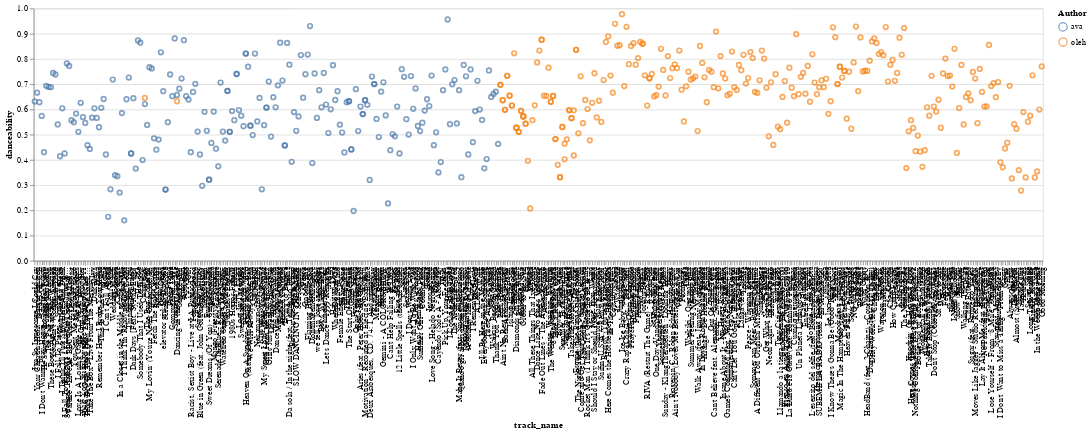

The notebook cell saved with this chart:
### Code cell
alt.Chart(two_people_dataframe).mark_point().encode(
    x=alt.X("track_name", sort=None),
    y='danceability',
    color="Author",
    tooltip=["artist", "track_name", "playlist_name"]
).properties(
    width=1200
)

### Figure 1 — Vega-Lite specification as saved in the notebook (floating-point values rounded to 4 significant figures; data arrays with more than 128 entries replaced by an {"elided": "..."} marker saying what was removed)
{"config": {"view": {"continuousWidth": 400, "continuousHeight": 300}}, "data": {"name": "data-09d2a1a54a55ebcb0d6dc81905754f42"}, "mark": "point", "encoding": {"color": {"field": "Author", "type": "nominal"}, "tooltip": [{"field": "artist", "type": "nominal"}, {"field": "track_name", "type": "nominal"}, {"field": "playlist_name", "type": "nominal"}], "x": {"field": "track_name", "sort": null, "type": "nominal"}, "y": {"field": "danceability", "type": "quantitative"}}, "width": 1200, "$schema": "https://vega.github.io/schema/vega-lite/v4.17.0.json", "datasets": {"data-09d2a1a54a55ebcb0d6dc81905754f42": {"elided": "486 records"}}}
